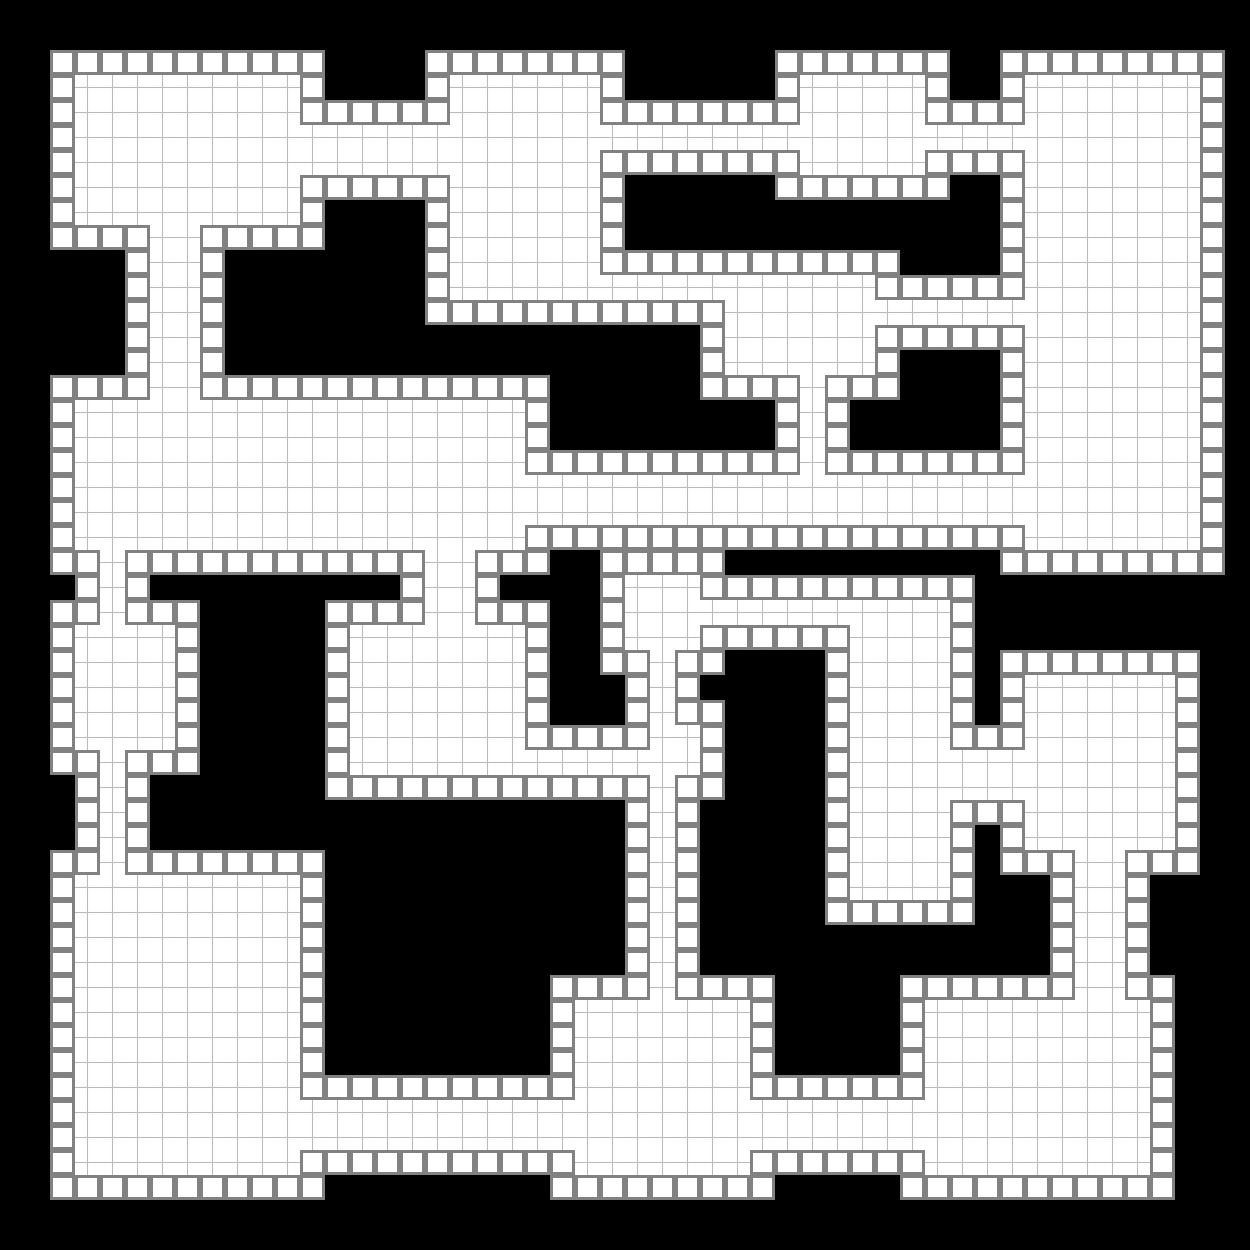

The image is a tile-based game level rendered from a .tmx file. Its description and source (layers, tilesets, objects; grid data summarised) follow:
An orthogonal 50x50 tile map with 25x25 px tiles, 2 tile layers (bg, walls), 2 tilesets and 17 objects.

<map version="1.0" orientation="orthogonal" renderorder="right-down" width="50" height="50" tilewidth="25" tileheight="25" nextobjectid="80">
 <tileset firstgid="1" name="tiles_25" tilewidth="25" tileheight="25" tilecount="6" columns="6">
  <image source="tiles_25.png" width="150" height="25" />
 </tileset>
 <tileset firstgid="7" name="wall-tiles" tilewidth="25" tileheight="25" tilecount="36" columns="12">
  <image source="wall-tiles.png" width="300" height="75" />
  <tile id="0">
   <properties>
    <property name="isOpaque" type="bool" value="true" />
   </properties>
  </tile>
  <tile id="1">
   <properties>
    <property name="isOpaque" type="bool" value="true" />
   </properties>
  </tile>
  <tile id="2">
   <properties>
    <property name="isOpaque" type="bool" value="true" />
   </properties>
  </tile>
  <tile id="3">
   <properties>
    <property name="isOpaque" type="bool" value="true" />
   </properties>
  </tile>
  <tile id="4">
   <properties>
    <property name="isOpaque" type="bool" value="true" />
   </properties>
  </tile>
  <tile id="5">
   <properties>
    <property name="isOpaque" type="bool" value="true" />
   </properties>
  </tile>
  <tile id="6">
   <properties>
    <property name="isOpaque" type="bool" value="true" />
   </properties>
  </tile>
  <tile id="7">
   <properties>
    <property name="isOpaque" type="bool" value="false" />
   </properties>
   <objectgroup draworder="index">
    <object id="1" x="8" y="8" width="10" height="10" />
   </objectgroup>
  </tile>
  <tile id="12">
   <properties>
    <property name="isOpaque" type="bool" value="false" />
   </properties>
  </tile>
  <tile id="14">
   <properties>
    <property name="isOpaque" type="bool" value="false" />
   </properties>
  </tile>
  <tile id="15">
   <properties>
    <property name="isOpaque" type="bool" value="false" />
   </properties>
  </tile>
  <tile id="16">
   <properties>
    <property name="isOpaque" type="bool" value="false" />
   </properties>
  </tile>
  <tile id="17">
   <properties>
    <property name="isOpaque" type="bool" value="false" />
   </properties>
  </tile>
  <tile id="18">
   <properties>
    <property name="isOpaque" type="bool" value="false" />
   </properties>
  </tile>
  <tile id="19">
   <properties>
    <property name="isOpaque" type="bool" value="false" />
   </properties>
  </tile>
  <tile id="24">
   <properties>
    <property name="isOpaque" type="bool" value="false" />
   </properties>
  </tile>
  <tile id="25">
   <properties>
    <property name="isOpaque" type="bool" value="false" />
   </properties>
  </tile>
  <tile id="26">
   <properties>
    <property name="isOpaque" type="bool" value="false" />
   </properties>
  </tile>
  <tile id="27">
   <properties>
    <property name="isOpaque" type="bool" value="false" />
   </properties>
  </tile>
  <tile id="28">
   <properties>
    <property name="isOpaque" type="bool" value="false" />
   </properties>
  </tile>
  <tile id="29">
   <properties>
    <property name="isOpaque" type="bool" value="false" />
   </properties>
  </tile>
  <tile id="30">
   <properties>
    <property name="isOpaque" type="bool" value="false" />
   </properties>
  </tile>
 </tileset>
 <layer name="bg" width="50" height="50">
  <data>[2500 cells, 2500 non-empty, 1 distinct tile ids]</data>
 </layer>
 <layer name="walls" width="50" height="50">
  <data>[2500 cells, 1538 non-empty, 2 distinct tile ids]</data>
 </layer>
 <objectgroup name="player">
  <object id="1" gid="3" x="150" y="150" width="25" height="25" />
 </objectgroup>
 <objectgroup name="lights" />
 <objectgroup name="spawn points" />
 <objectgroup name="rooms">
  <object id="62" x="77.3333" y="76" width="218.667" height="145.333" />
  <object id="63" x="453.333" y="77.3333" width="144" height="218.667" />
  <object id="64" x="802.667" y="77.3333" width="118.667" height="94.6667" />
  <object id="65" x="1026.67" y="76" width="168" height="470.667" />
  <object id="66" x="726.667" y="280" width="145.333" height="90.6667" />
  <object id="67" x="76" y="401.333" width="448" height="146.667" />
  <object id="68" x="78.6667" y="628" width="90.6667" height="118.667" />
  <object id="69" x="78.6667" y="878.667" width="214.667" height="292" />
  <object id="70" x="577.333" y="1004" width="169.333" height="166.667" />
  <object id="71" x="926.667" y="1001.33" width="220" height="168" />
  <object id="72" x="1028" y="677.333" width="141.333" height="168" />
  <object id="73" x="852" y="602.667" width="93.3333" height="292" />
  <object id="74" x="352" y="628" width="169.333" height="142.667" />
  <object id="75" x="652" y="726.667" width="45.3333" height="46.6667" />
  <object id="76" x="626.667" y="576" width="68" height="72" />
 </objectgroup>
</map>
